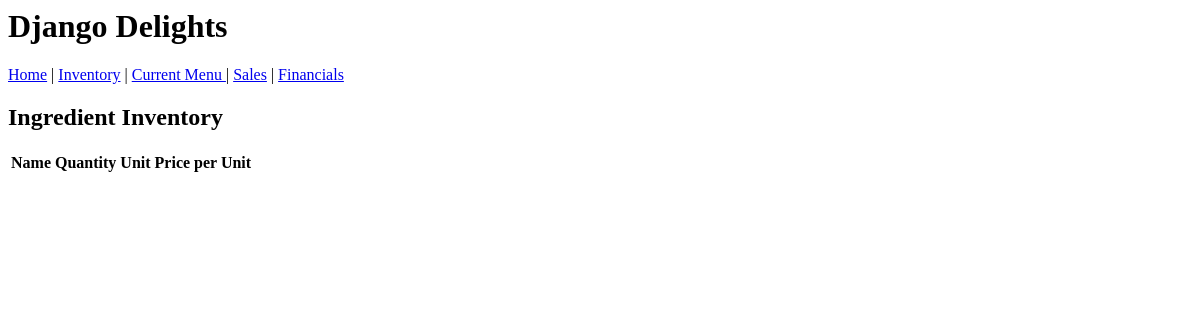
Before: /inventory/ingredients/ with the older database file.
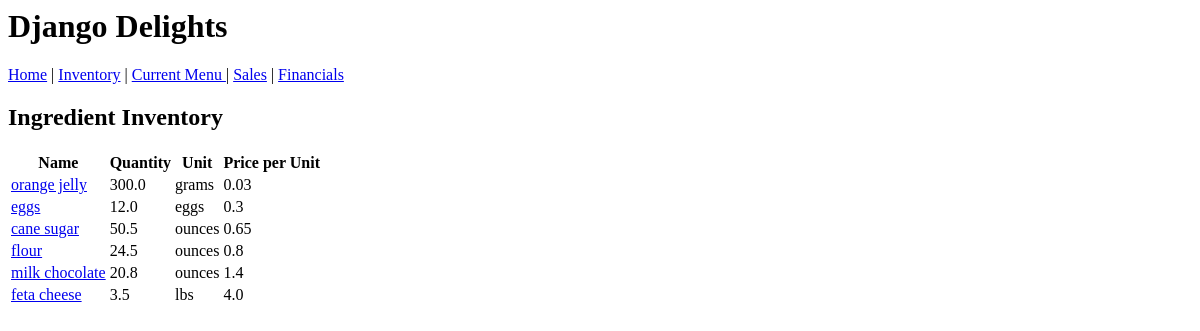
After: the same page with the newer database file.
### inventory/models.py (models this page shows, shortened)
class Ingredient(models.Model):
    name = models.CharField(max_length = 200)
    quantity = models.FloatField(default = 0.0)
    unit = models.CharField(max_length = 200)
    price_per_unit = models.FloatField(default = 0)

### inventory/views.py (the view)
# urls.py: path('ingredients/', views.IngredientList.as_view(), name='ingredients'),
class IngredientList(ListView):
    model = Ingredient
    template_name = 'inventory/ingredient_list.html'

### inventory/templates/inventory/ingredient_list.html
{% extends './base.html' %}
{% block content %}
    <h2> Ingredient Inventory </h2>
    <table>
        <thead>
            <th>Name</th>
            <th>Quantity</th>
            <th>Unit</th>
            <th>Price per Unit</th>
        </thead>
        {% for ingredient in object_list %}
            <tr>
                <td>
                    <a href = "{% url 'ingredient_update' ingredient.id %}">{{ingredient.name}}</a>
                </td>
                <td> {{ingredient.quantity}}</td>
                <td> {{ingredient.unit}}</td>
                <td> {{ingredient.price_per_unit}}</td>
            </tr>
        {% endfor %}
    </table>
{% endblock %}

Changed rows visible on the page:
added Ingredient: name "orange jelly", quantity "300.0", unit "grams", price_per_unit "0.03"
added Ingredient: name "eggs", quantity "12.0", unit "eggs", price_per_unit "0.3"
added Ingredient: name "cane sugar", quantity "50.5", unit "ounces", price_per_unit "0.65"
added Ingredient: name "flour", quantity "24.5", unit "ounces", price_per_unit "0.8"
added Ingredient: name "milk chocolate", quantity "20.8", unit "ounces", price_per_unit "1.4"
added Ingredient: name "feta cheese", quantity "3.5", unit "lbs", price_per_unit "4.0"
